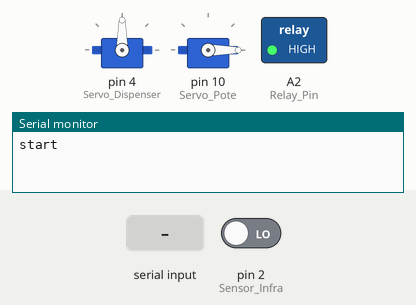
Bench run of a sketch on a simulated Arduino Uno, built with avr-gcc and run on an emulated ATmega328P. Shown: 2 × servo, switched loads named in the sketch (green lamp = pin HIGH), the last lines printed to the serial monitor. Inputs (shaded band) come from the test bench; at power-on: pin 2 (Sensor_Infra) LOW.

Above: at 1.2 s.
1.3 s: "1\n" received over Serial
At 3.0 s:
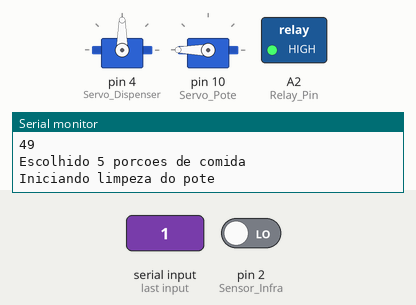
At 5.6 s:
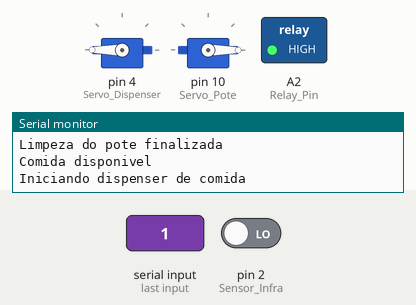
Timing chart, 0 to 15.3 s (numbered marks = the images above; inputs shaded):
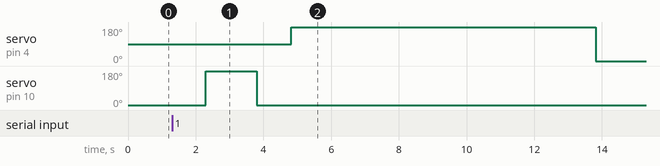

Measured:
- after the input at 1.3 s, servo on pin 4 (Servo_Dispenser): 90° → 180° after 3.5 s, → 0° 9.0 s later; servo on pin 10 (Servo_Pote): 0° → 180° after 1.0 s, → 0° 1.5 s later

The sketch:

Comida_Bebida.ino
```cpp
//Oficinas 2 - PetStation - 2022/1
//Membros: Gustavo, Ianca, Raissa
//Maio de 2022

#include <Servo.h>

//Define os pinos
#define Sensor_Infra 2 //alerta
#define Servo_Dispenser 4
#define Servo_Pote 10
#define Agua_Power 11
#define Agua_Pin A1
#define Relay_Pin A2

//Define valores de angulo dos motores
#define Pos_Init_Dispenser 0
#define Pos_Init_Pote 0
#define Pos_Final_Pote 180

//Variáveis para teste enquanto ainda não tem app
int tem_comida = 0;
int ligar_agua = 0;
int desligar_agua = 0;
int opcao_menu = 0;

//Variáveis do código
int porcao = 5;  //quantidade de porções de comida tem que colocar
int nivel_agua = 0;
Servo dispenser;
Servo pote;

int readSensorAgua() {
  int water_level;
  digitalWrite(Agua_Power, HIGH);  // Liga sensor
  delay(10);              // delay
  water_level = analogRead(Agua_Pin);    // Lê valor
  digitalWrite(Agua_Power, LOW);   // Desliga
  return water_level;
}


void setup() {
  // put your setup code here, to run once:

  Serial.begin(9600); //para debugar
  Serial.println("start");

  dispenser.attach(Servo_Dispenser);
  pote.attach(Servo_Pote);

  pote.write(0);

  pinMode(Agua_Power, OUTPUT);
  digitalWrite(Agua_Power, LOW);
  //Acho que da água ainda falta coisa pra inicializar

  digitalWrite(Relay_Pin, HIGH);
  pinMode(Relay_Pin, OUTPUT);


  pinMode(Sensor_Infra, INPUT);

}

void loop() {
  // put your main code here, to run repeatedly:


//  Serial.println("Menu: \n");
//  Serial.print("Selecione a opcao que deseja executar: \n");
//  Serial.print("1 - Solicitar comida \n");
//  Serial.print("2 - Ligar agua \n");
//  Serial.print("3 - Desligar agua \n");
//
//  delay(1000);

if (Serial.available() > 0)
{

  opcao_menu = Serial.read();

  Serial.println(opcao_menu);

  delay(1000);

  //Verifica se foi selecionado para colocar comida
  if(opcao_menu == '1')
  {
    //Serial.println("Comida solicitada");

    //Serial.println("Digite a quantidade de porcoes de comida que deseja:");

    //porcao = Serial.read();

    Serial.println((String)"Escolhido "+porcao+" porcoes de comida");

    //Limpa o pote de ração
    Serial.println("Iniciando limpeza do pote");

    pote.write(180);
    delay(1500);
    pote.write(0);

    Serial.println("Limpeza do pote finalizada");

    if(digitalRead(Sensor_Infra) == LOW){ //SE A LEITURA DO PINO FOR IGUAL A LOW, FAZ
      Serial.print("Comida disponivel \r\n");
      tem_comida = true;
    }else{ //SENÃO, FAZ
      Serial.print("Nao tem comida \r\n");
      tem_comida = false;
    }

    //faz servo girar x vezes
    if(tem_comida)
    {
      Serial.println("Iniciando dispenser de comida \n");
      for(int i = 0; i < porcao; i++)
      {
        dispenser.detach();
        delay(1000);
        dispenser.attach(Servo_Dispenser);
        dispenser.write(180);
        delay(1000);

        Serial.println((String)"Colocada "+(i+1)+" porcao \n");
      }
      dispenser.write(0);
      dispenser.detach();
      Serial.println("Dispenser finalizado \n");
    }
      //se o infra-vermelho for low -> acabou comida
        //interrupação tá configurada no setup
  }
  //Verifica se foi selecionado para ligar água
  else if(opcao_menu == '2')
  {
    Serial.print("Ligar agua solicitado \n");
    //Verifica sensor de água
    nivel_agua = readSensorAgua();

    Serial.println((String)"Nivel da agua: "+nivel_agua+"\n");

      if(nivel_agua > 150)//Nível ok -> liga bomba
      {
        Serial.print("Nivel OK \n");

        digitalWrite(Relay_Pin, LOW);

        Serial.print("Bomba ligada \n");
      }
      else //Nível ruim -> sem água
      {
        Serial.print("Nivel de agua baixo. Nao vai ligar a bomba \n");
      }

      Serial.print("Agua ligada n");
  }

  //Verifica se foi selecionado para desligar água
  else if(opcao_menu == '3')
  {
    Serial.print("Desligar agua solicitado \n");

    digitalWrite(Relay_Pin, HIGH);

    //Verifica sensor de água
    nivel_agua = readSensorAgua();

    Serial.println((String)"Nivel da agua: "+nivel_agua+"\n");

      if(nivel_agua > 150)//Nível ok -> liga bomba
      {
        Serial.print("Nivel OK \n");
      }
      else //Nível ruim -> sem água
      {
        Serial.print("Nivel de agua baixo. Coloque mais agua \n");
      }

      Serial.print("Agua Desligada \n");
  }
 }
}
```
